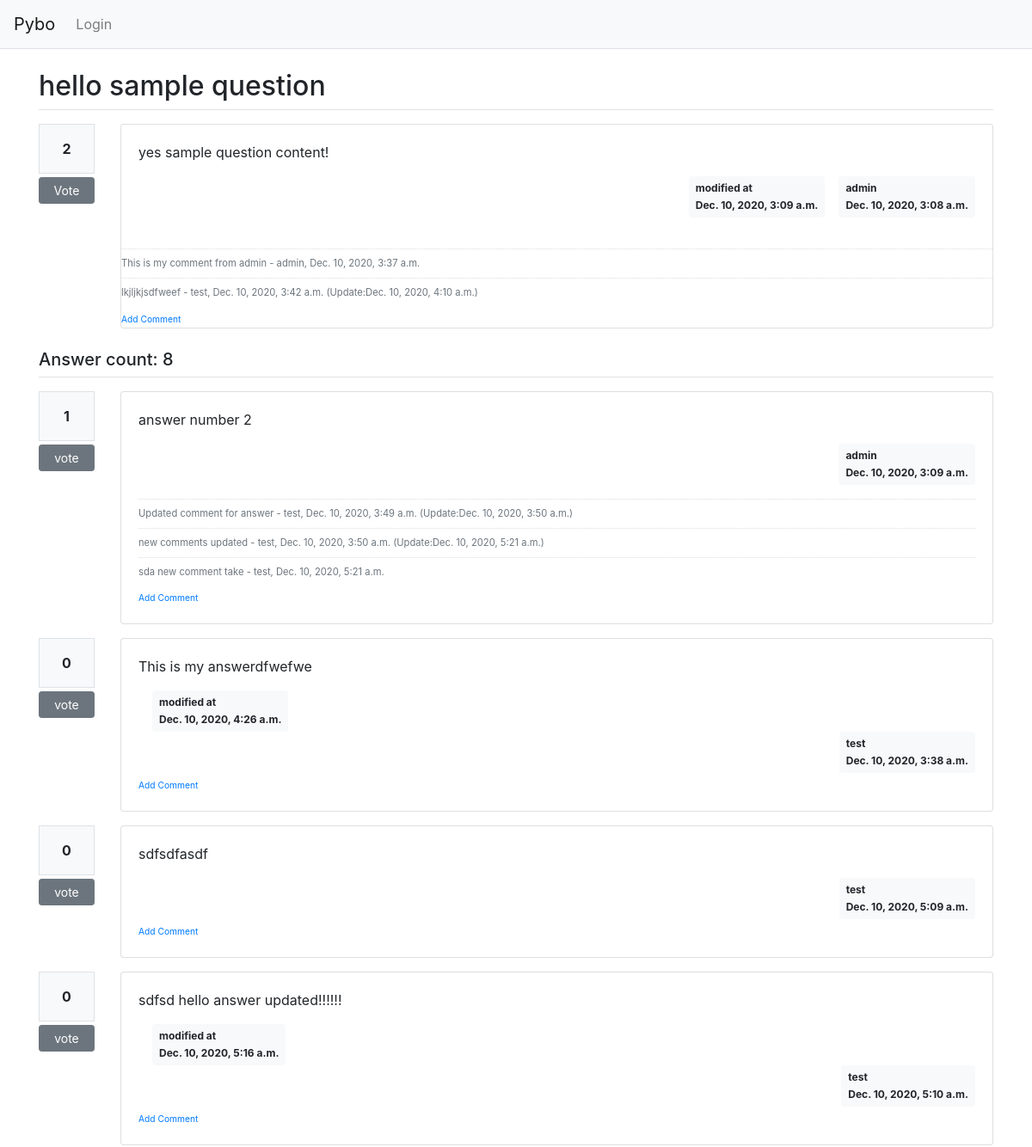
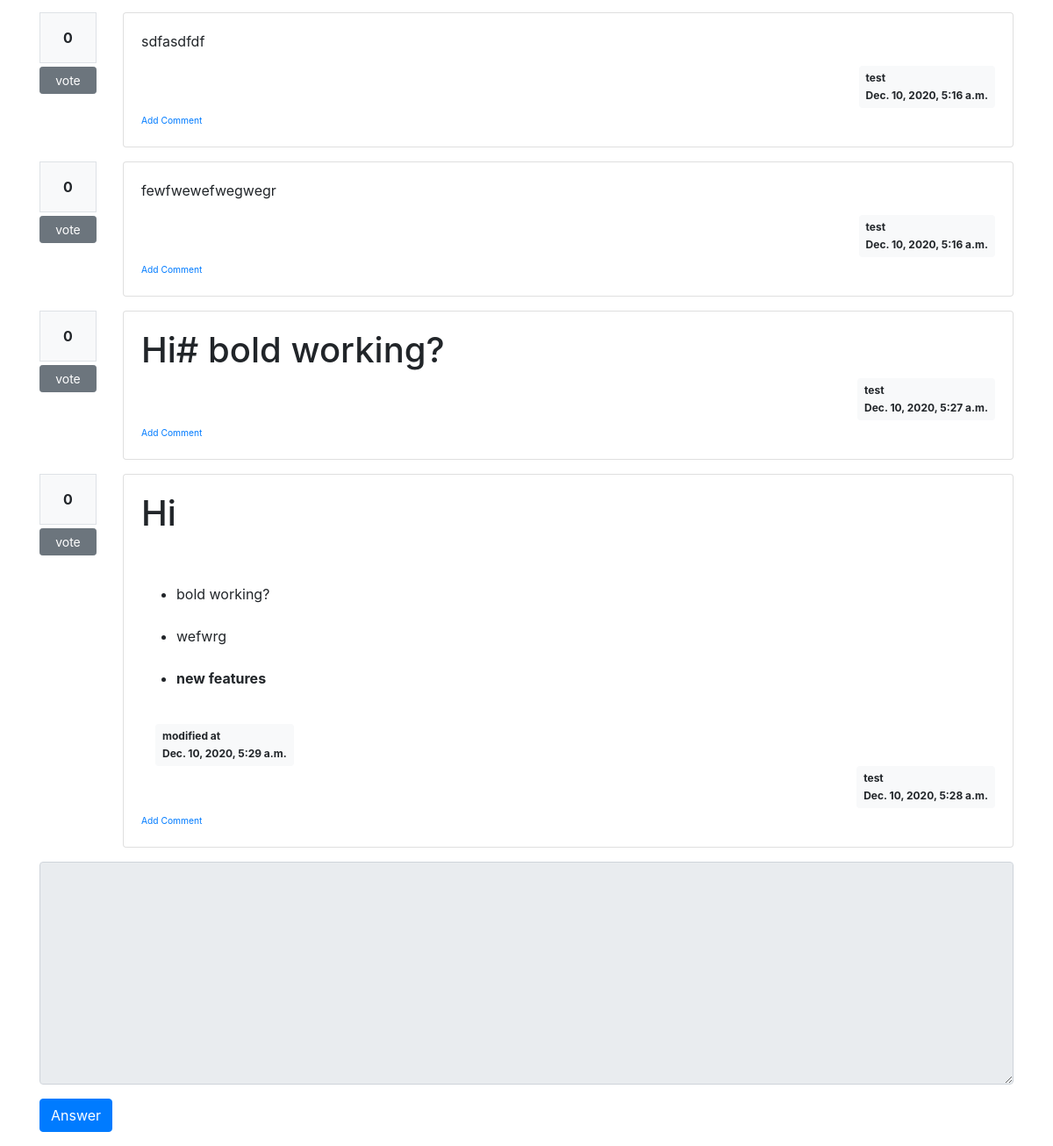
Page /pybo/305/ on the committed database (2 pictures, top to bottom).
### pybo/models.py (models this page shows, shortened)
class Question(models.Model):
    subject = models.CharField(max_length=200)
    content = models.TextField()
    create_date = models.DateTimeField()
    author = models.ForeignKey(User, on_delete=models.CASCADE, related_name='author_question' )
    modify_date = models.DateTimeField(null=True, blank=True) # blank=true, can make form.is_valid ignored
    voter = models.ManyToManyField(User, related_name='voter_question')  # add voter

class Comment(models.Model):
    author = models.ForeignKey(User, on_delete=models.CASCADE)
    content = models.TextField()
    create_date = models.DateTimeField()
    modify_date = models.DateTimeField(null=True, blank=True)
    question = models.ForeignKey(Question, null=True, blank=True, on_delete=models.CASCADE)
    answer = models.ForeignKey(Answer, null=True, blank=True, on_delete=models.CASCADE)

class Answer(models.Model):
    question = models.ForeignKey(Question, on_delete=models.CASCADE)
    content = models.TextField()
    create_date = models.DateTimeField()
    author = models.ForeignKey(User, on_delete=models.CASCADE, related_name="author_answer")
    modify_date = models.DateTimeField(null=True, blank=True)
    voter = models.ManyToManyField(User, related_name="voter_answer")

### pybo/views/base_views.py (the view)
# urls.py: path('<int:question_id>/', base_views.detail, name='detail'),
def detail(request, question_id):
    question = get_object_or_404(Question, pk = question_id)
    context = {'question': question}
    return render (request,'pybo/question_detail.html', context)

### pybo/templatetags/pybo_filter.py (called while the page is built)
@register.filter()
def mark(value):
    extensions = ["nl2br", "fenced_code"]
    return mark_safe(markdown.markdown(value, extensions=extensions))

### templates/pybo/question_detail.html (shortened to what this page needs)
{% extends 'base.html' %}
{% load pybo_filter %}
{% block content %}
<div class="container my-3">
    <h2 class="border-bottom py-2">{{ question.subject }}</h2>
    <div class="row my-3">
        <div class="col-1"> <!–- Vote Section -->
            <div class="bg-light text-center p-3 border font-weight-bolder mb-1">{{question.voter.count}}</div>
            <a href="#" data-uri="{% url 'pybo:vote_question' question.id  %}"
               class="recommend btn btn-sm btn-secondary btn-block my-1">Vote</a>
        </div>
        <div class="col-11"> <!–- Question Section -->
            <div class="card">
        <div class="card-body">
            <div class="card-text" style="white-space: pre-line;">{{ question.content | mark }}</div>
            <div class="d-flex justify-content-end">
                {% if question.modify_date %}
                    <div class="badge badge-light p-2 text-left mx-3">
                        <div class="mb-2">modified at</div>
                        <div>{{ question.modify_date }}</div>
                    </div>
                {% endif %}
                <div class="badge badge-light p-2 text-left">
                    <div class="mb-2">{{ question.author.username}}</div>
                    <div>{{ question.create_date }}</div>
                </div>
            </div>
        </div>
        {% if question.comment_set.count > 0 %}
        <div class="mt-3">
        {% for comment in question.comment_set.all %}
            <div class="comment py-2 text-muted">
                <span style="white-space: pre-line;">{{ comment.content }}</span>
                <span>
                    - {{ comment.author }}, {{ comment.create_date }}
                    {% if comment.modify_date %}
                    (Update:{{ comment.modify_date }})
                    {% endif %}
                </span>
            </div>
        {% endfor %}
        </div>
        {% endif %}
        <div>
            <a href="{% url 'pybo:comment_create_question' question.id  %}"
               class="small"><small>Add Comment</small></a>
        </div>
    </div>
        </div>
    </div>
    <h5 class="border-bottom my-3 py-2">Answer count: {{question.answer_set.count}} </h5>
    {% for answer in question.answer_set.all %}
    <div class="row my-3">
        <div class="col-1">
            <div class="bg-light text-center p-3 border font-weight-bolder mb-1">{{answer.voter.count}}</div>
            <a href="#" data-uri="{% url 'pybo:vote_answer' answer.id  %}"
                class="recommend btn btn-sm btn-secondary btn-block my-1">vote</a>
        </div>
        <div class="col-11">
            <div class="card">
        <div class="card-body">
            <div class="card-text" style="white-space: pre-line;">{{ answer.content | mark }}</div>
            {% if answer.modify_date %}
                <div class="badge badge-light p-2 text-left mx-3">
                    <div class="mb-2">modified at</div>
                    <div>{{ answer.modify_date }}</div>
                </div>
            {% endif %}
            <div class="d-flex justify-content-end">
                <div class="badge badge-light p-2 text-left">
                    <div class="mb-2">{{ answer.author.username}}</div>
                    <div>{{ answer.create_date }}</div>
                </div>
            </div>
            {% if answer.comment_set.count > 0 %}
        <div class="mt-3">
        {% for comment in answer.comment_set.all %}
            <div class="comment py-2 text-muted">
                <span style="white-space: pre-line;">{{ comment.content }}</span>
                <span>
                    - {{ comment.author }}, {{ comment.create_date }}
                    {% if comment.modify_date %}
                    (Update:{{ comment.modify_date }})
                    {% endif %}
                </span>
            </div>
        {% endfor %}
        </div>
        {% endif %}
        <div>
            <a href="{% url 'pybo:comment_create_answer' answer.id  %}"
               class="small"><small>Add Comment</small></a>
        </div>
        </div>
            </div>
        </div>
    </div>
    {% endfor %}
    <form action="{% url 'pybo:answer_create' question.id %}" method="post" class="my-3">
        <div class="form-group">
            <textarea {% if not user.is_authenticated %} disabled {%endif%} name="content" id="content" class="form-control" rows="10">
            </textarea>
        </div>
        <input type="submit" value="Answer" class="btn btn-primary">
    </form>
</div>
{% endblock %}

### static/style.css (style rules this page uses)
.comment { border-top: dotted 1px #ddd; font-size: 0.7em; }

### rows in the picture
Question: subject "hello sample question", voter.count "2", content|mark "yes sample question content!", modify_date "Dec. 10, 2020, 3:09 a.m.", author.username "admin", create_date "Dec. 10, 2020, 3:08 a.m.", answer_set.count "8"
Comment: content "This is my comment from admin", author "admin", create_date "Dec. 10, 2020, 3:37 a.m."
Comment: content "lkjljkjsdfweef", author "test", create_date "Dec. 10, 2020, 3:42 a.m.", modify_date "Dec. 10, 2020, 4:10 a.m."
Answer: voter.count "1", content|mark "answer number 2", author.username "admin", create_date "Dec. 10, 2020, 3:09 a.m."
Comment: content "Updated comment for answer", author "test", create_date "Dec. 10, 2020, 3:49 a.m.", modify_date "Dec. 10, 2020, 3:50 a.m."
Comment: content "new comments updated", author "test", create_date "Dec. 10, 2020, 3:50 a.m.", modify_date "Dec. 10, 2020, 5:21 a.m."
Comment: content "sda new comment take", author "test", create_date "Dec. 10, 2020, 5:21 a.m."
Answer: voter.count "0", content|mark "This is my answerdfwefwe", modify_date "Dec. 10, 2020, 4:26 a.m.", author.username "test", create_date "Dec. 10, 2020, 3:38 a.m."
Answer: voter.count "0", content|mark "sdfsdfasdf", author.username "test", create_date "Dec. 10, 2020, 5:09 a.m."
Answer: voter.count "0", content|mark "sdfsd hello answer updated!!!!!!", modify_date "Dec. 10, 2020, 5:16 a.m.", author.username "test", create_date "Dec. 10, 2020, 5:10 a.m."
Answer: voter.count "0", content|mark "sdfasdfdf", author.username "test", create_date "Dec. 10, 2020, 5:16 a.m."
Answer: voter.count "0", content|mark "fewfwewefwegwegr", author.username "test", create_date "Dec. 10, 2020, 5:16 a.m."
Answer: voter.count "0", content|mark "Hi# bold working?", author.username "test", create_date "Dec. 10, 2020, 5:27 a.m."
Answer: voter.count "0", content|mark "Hi bold working? wefwrg new features", modify_date "Dec. 10, 2020, 5:29 a.m.", author.username "test", create_date "Dec. 10, 2020, 5:28 a.m."
